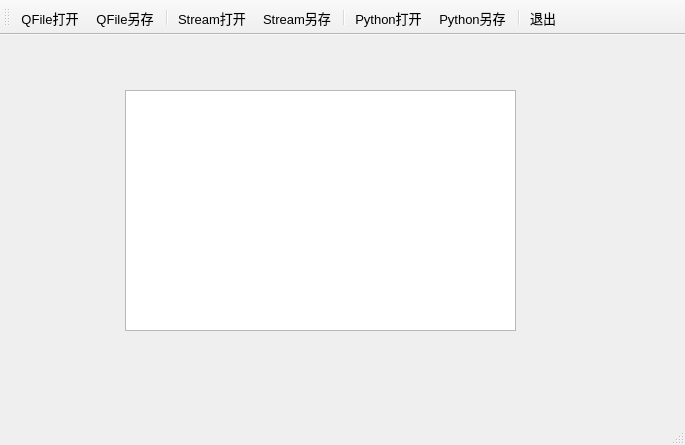
<?xml version="1.0" encoding="UTF-8"?>
<ui version="4.0">
 <class>MainWindow</class>
 <widget class="QMainWindow" name="MainWindow">
  <property name="geometry">
   <rect>
    <x>0</x>
    <y>0</y>
    <width>685</width>
    <height>445</height>
   </rect>
  </property>
  <property name="font">
   <font>
    <pointsize>10</pointsize>
   </font>
  </property>
  <property name="windowTitle">
   <string>Demo9_1，文本文件读写</string>
  </property>
  <widget class="QWidget" name="centralWidget">
   <widget class="QPlainTextEdit" name="textEdit">
    <property name="geometry">
     <rect>
      <x>125</x>
      <y>55</y>
      <width>391</width>
      <height>241</height>
     </rect>
    </property>
    <property name="font">
     <font>
      <pointsize>12</pointsize>
     </font>
    </property>
   </widget>
  </widget>
  <widget class="QMenuBar" name="menuBar">
   <property name="geometry">
    <rect>
     <x>0</x>
     <y>0</y>
     <width>685</width>
     <height>23</height>
    </rect>
   </property>
  </widget>
  <widget class="QToolBar" name="mainToolBar">
   <property name="toolButtonStyle">
    <enum>Qt::ToolButtonTextUnderIcon</enum>
   </property>
   <attribute name="toolBarArea">
    <enum>TopToolBarArea</enum>
   </attribute>
   <attribute name="toolBarBreak">
    <bool>false</bool>
   </attribute>
   <addaction name="actQFile_Open"/>
   <addaction name="actQFile_Save"/>
   <addaction name="separator"/>
   <addaction name="actStream_Open"/>
   <addaction name="actStream_Save"/>
   <addaction name="separator"/>
   <addaction name="actPY_Open"/>
   <addaction name="actPY_Save"/>
   <addaction name="separator"/>
   <addaction name="actQuit"/>
  </widget>
  <widget class="QStatusBar" name="statusBar"/>
  <action name="actQFile_Open">
   <property name="icon">
    <iconset resource="res.qrc">
     <normaloff>:/icons/images/122.bmp</normaloff>:/icons/images/122.bmp</iconset>
   </property>
   <property name="text">
    <string>QFile打开</string>
   </property>
   <property name="toolTip">
    <string>用QFile打开文本文件</string>
   </property>
  </action>
  <action name="actStream_Open">
   <property name="icon">
    <iconset resource="res.qrc">
     <normaloff>:/icons/images/122.bmp</normaloff>:/icons/images/122.bmp</iconset>
   </property>
   <property name="text">
    <string>Stream打开</string>
   </property>
   <property name="toolTip">
    <string>用QtextStream打开文本文件</string>
   </property>
  </action>
  <action name="actQuit">
   <property name="icon">
    <iconset resource="res.qrc">
     <normaloff>:/icons/images/132.bmp</normaloff>:/icons/images/132.bmp</iconset>
   </property>
   <property name="text">
    <string>退出</string>
   </property>
   <property name="toolTip">
    <string>退出</string>
   </property>
  </action>
  <action name="actQFile_Save">
   <property name="icon">
    <iconset resource="res.qrc">
     <normaloff>:/icons/images/104.bmp</normaloff>:/icons/images/104.bmp</iconset>
   </property>
   <property name="text">
    <string>QFile另存</string>
   </property>
   <property name="toolTip">
    <string>用QFile直接另存文件</string>
   </property>
  </action>
  <action name="actStream_Save">
   <property name="icon">
    <iconset resource="res.qrc">
     <normaloff>:/icons/images/104.bmp</normaloff>:/icons/images/104.bmp</iconset>
   </property>
   <property name="text">
    <string>Stream另存</string>
   </property>
   <property name="toolTip">
    <string>用QTextStream另存文件</string>
   </property>
  </action>
  <action name="actPY_Open">
   <property name="icon">
    <iconset resource="res.qrc">
     <normaloff>:/icons/images/122.bmp</normaloff>:/icons/images/122.bmp</iconset>
   </property>
   <property name="text">
    <string>Python打开</string>
   </property>
   <property name="toolTip">
    <string>使用Python内置功能打开</string>
   </property>
  </action>
  <action name="actPY_Save">
   <property name="icon">
    <iconset resource="res.qrc">
     <normaloff>:/icons/images/104.bmp</normaloff>:/icons/images/104.bmp</iconset>
   </property>
   <property name="text">
    <string>Python另存</string>
   </property>
   <property name="toolTip">
    <string>采用Python内置功能另存</string>
   </property>
  </action>
 </widget>
 <layoutdefault spacing="6" margin="11"/>
 <resources>
  <include location="res.qrc"/>
 </resources>
 <connections>
  <connection>
   <sender>actQuit</sender>
   <signal>triggered()</signal>
   <receiver>MainWindow</receiver>
   <slot>close()</slot>
   <hints>
    <hint type="sourcelabel">
     <x>-1</x>
     <y>-1</y>
    </hint>
    <hint type="destinationlabel">
     <x>364</x>
     <y>265</y>
    </hint>
   </hints>
  </connection>
 </connections>
</ui>
